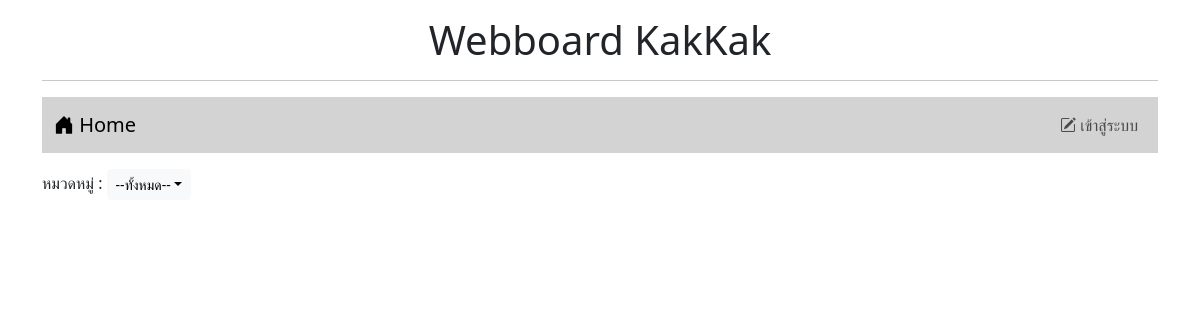
The app's page /, older data.
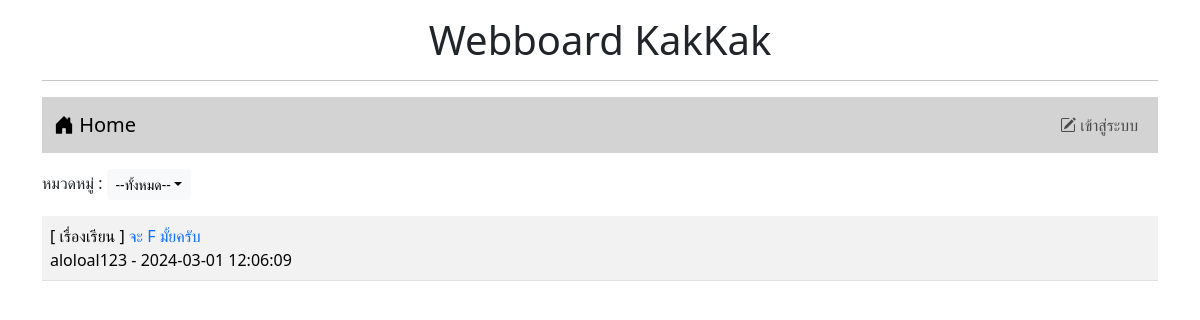
The same page, newer data.
### tables this page shows
CREATE TABLE `post` (
  `id` int(11) NOT NULL,
  `title` varchar(128) NOT NULL,
  `content` varchar(2048) NOT NULL,
  `post_date` datetime NOT NULL,
  `cat_id` int(11) NOT NULL,
  `user_id` int(11) NOT NULL
);

CREATE TABLE `category` (
  `id` int(11) NOT NULL,
  `name` varchar(32) NOT NULL
);

CREATE TABLE `user` (
  `id` int(11) NOT NULL,
  `login` varchar(32) NOT NULL,
  `password` varchar(64) NOT NULL,
  `name` varchar(64) NOT NULL,
  `gender` char(1) NOT NULL,
  `email` varchar(32) NOT NULL,
  `role` char(1) NOT NULL
);

### index.php (the view, shortened to what this page needs)
<!DOCTYPE html>
<html lang="en">
<head>
    <link href="https://cdn.jsdelivr.net/npm/bootstrap@5.3.2/dist/css/bootstrap.min.css" rel="stylesheet">
    <link rel="stylesheet" href="https://cdn.jsdelivr.net/npm/bootstrap-icons@1.11.3/font/bootstrap-icons.min.css">
</head>
<body>
    <div class="container-lg">
        <h1 style="text-align: center;" class="mt-3">Webboard KakKak</h1>
        <hr>
        <?php include "nav.php"; ?>
            <div class="mt-3 mb-3 d-flex justify-content-between">
                <div>
                    <lebel>หมวดหมู่ :</lebel>
                    <span class="dropdown">
                        <?php
                        if(isset($_GET['catid'])){
                            $conn = new PDO("mysql:host=localhost;dbname=webboard;charset=utf8","root","");
                            $sql = "SELECT * FROM category WHERE category.id = $_GET[catid]";
                            foreach($conn->query($sql) as $row){
                                echo "<button type=button class='btn btn-light btn-sm dropdown-toggle' data-bs-toggle='dropdown' aria-expanded=false>
                                --$row[name]--</button>";
                            }
                            $conn = null;
                        }
                        else{
                            echo "<button type=button class='btn btn-light btn-sm dropdown-toggle' data-bs-toggle='dropdown' aria-expanded=false>
                            --ทั้งหมด--</button>";
                        }
                        ?>
                    </span>
                </div>
            </div>
        <table class="table table-striped">
            <?php
                if(isset($_GET['catid'])){
                $conn = new PDO("mysql:host=localhost;dbname=webboard;charset=utf8","root","");
                $sql = "SELECT t3.name,t1.title,t1.id,t2.login,t1.post_date,t2.id,t1.user_id FROM post as t1
                INNER JOIN user as t2 ON (t1.user_id=t2.id)
                INNER JOIN category as t3 ON(t1.cat_id=t3.id) WHERE t3.id = $_GET[catid] ORDER BY t1.post_date DESC";
                $result = $conn->query($sql);
                while($row = $result->fetch()){
                    echo "<tr><td class='d-flex justify-content-between'>
                    <div>[ $row[0] ]<a href=post.php?id=$row[2] style=text-decoration:none> $row[1]</a><br>$row[3] - $row[4]</div>";
                    if(isset($_SESSION['id']) && $row[6] == $_SESSION['user_id']){
                        echo "<div class='me-2 align-self-center'>
                        <a href=editpost.php?postid=$row[2] class='btn btn-warning btn-sm me-1'><i class='bi bi-pencil-fill'></i></a>
                        <a href=delete.php?id=$row[2] class='btn btn-danger btn-sm' onclick='return myfunction()'><i class='bi bi-trash'></i></a></div>";
                    }
                    else if(isset($_SESSION['id']) && $_SESSION['role']=='a'){
                        echo "<div class='me-2 align-self-center'>
                        <a href=delete.php?id=$row[2] class='btn btn-danger btn-sm' onclick='return myfunction()'><i class='bi bi-trash'></i></a></div>";
                    }
                    else if(isset($_SESSION['id']) && $row[6] == $_SESSION['user_id']){
                        echo "<div class='me-2 align-self-center'>
                        <a href=editpost.php?postid=$row[2] class='btn btn-warning btn-sm me-1'><i class='bi bi-pencil-fill'></i></a>
                        <a href=delete.php?id=$row[2] class='btn btn-danger btn-sm' onclick='return myfunction()'><i class='bi bi-trash'></i></a></div>";
                    }
                }
            }
            else{
                $conn = new PDO("mysql:host=localhost;dbname=webboard;charset=utf8","root","");
                $sql = "SELECT t3.name,t1.title,t1.id,t2.login,t1.post_date,t2.id,t1.user_id FROM post as t1
                INNER JOIN user as t2 ON (t1.user_id=t2.id)
                INNER JOIN category as t3 ON(t1.cat_id=t3.id) ORDER BY t1.post_date DESC";
                $result = $conn->query($sql);
                while($row = $result->fetch()){
                    echo "<tr><td class='d-flex justify-content-between'>
                    <div>[ $row[0] ]<a href=post.php?id=$row[2] style=text-decoration:none> $row[1]</a><br>$row[3] - $row[4]</div>";
            }
        }
            ?>
        </table>
    </div>
</body>
</html>

Row changes from the older to the newer data that the page shows:
added post: category.name "เรื่องเรียน", title "จะ F มั้ยครับ", user.login "aloloal123", post_date "2024-03-01 12:06:09"
